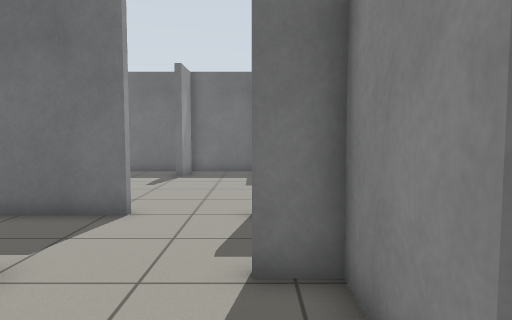
view 1 (above)

14 first-person views from a walk through a Gazebo world. The camera is 0.94 m above the floor, tilts 4° down and sees 70° across. The floor is counted in squares, 0.5 m on a side. Each view is taken from the middle of a square. On the plan, view 1 faces up. The plan holds only what a view shows up to about 18 squares ahead; the rest is blank.

view 2
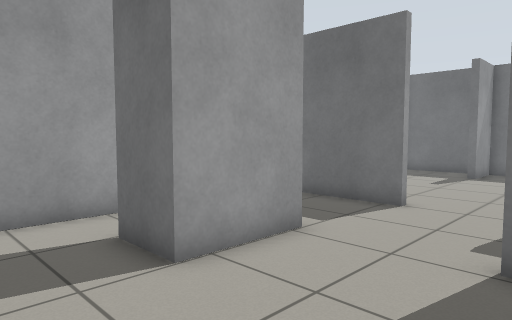

view 3
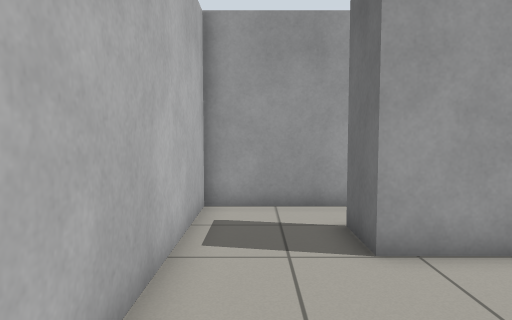

view 4
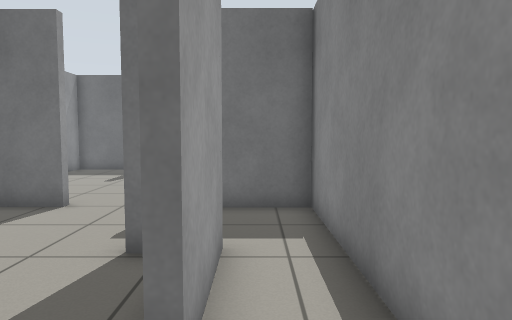

view 5
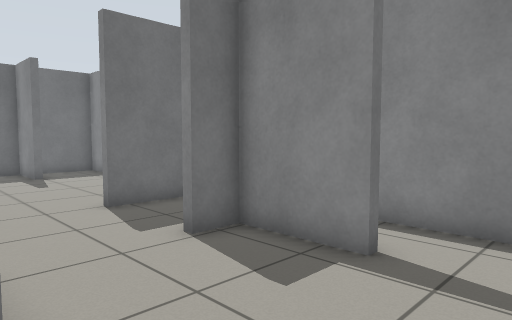

view 6
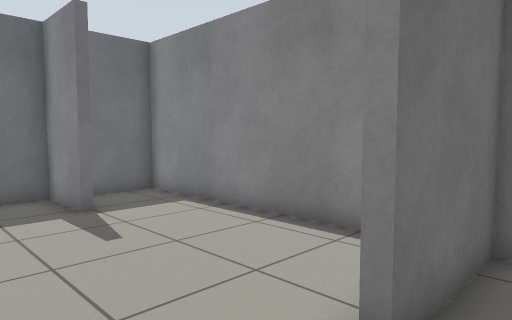

view 7
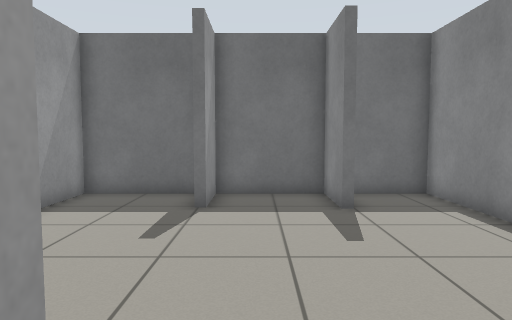

view 8
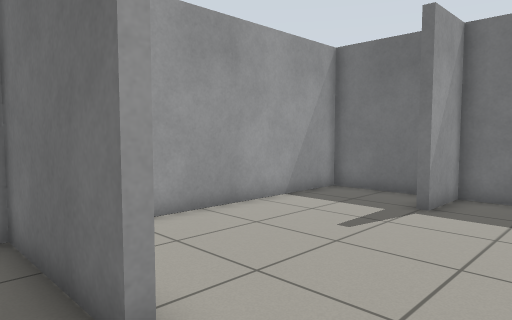

view 9
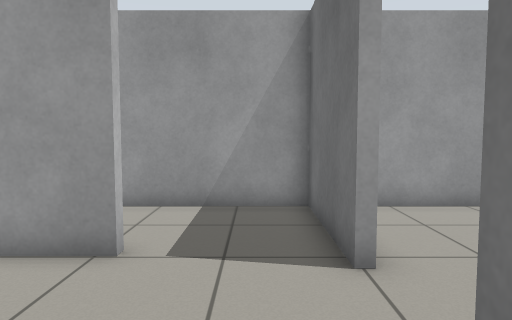

view 10
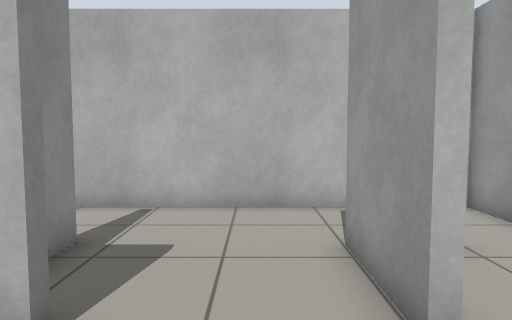

view 11
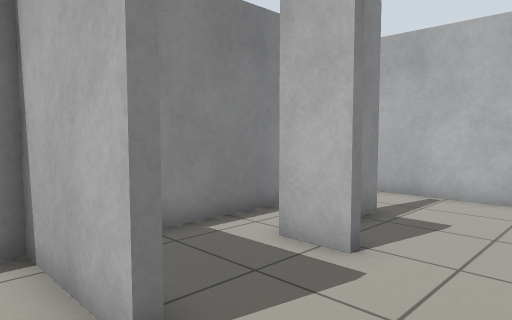

view 12
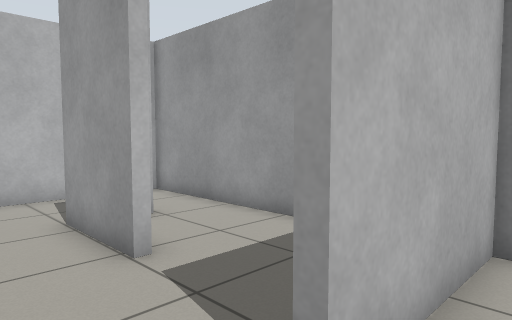

view 13
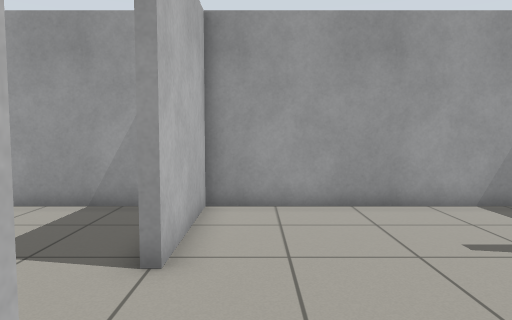

view 14
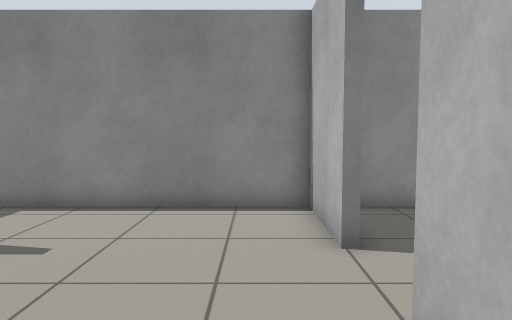

### Floor plan
Ten units are one square. View 1 is at (0, 0); x grows to the right and y downward. Boxes are objects, and circles mark ways between rooms. Rooms are numbered by the first view taken in them; rooms with no view inside come last. Other rooms are left out.
<svg viewBox="-80 -190 120 209">
<path fill="none" stroke="#000" d="M-35 -49 -35 -19 -55 -19M-1 -49 15 -49M12 -16 12 -46 -1 -46M-29 -84 -75 -84 -75 14 16 14M16 -84 -1 -84M15 -49 15 -16M34 -2 34 -81M16 14 28 14M35 -84 16 -84M2 -160 2 -185 -33 -185 -33 -162M-1 -87 35 -87M-39 -185 -75 -185 -75 -87 -29 -87M34 -81 34 -185 10 -185"/>
<circle cx="10" cy="0" r="3" fill="#2a7"/>
<circle cx="5" cy="-65" r="3" fill="#2a7"/>
<circle cx="-15" cy="-80" r="3" fill="#2a7"/>
<text x="-30" y="-30">1</text>
<text x="20" y="-30">2</text>
<text x="-20" y="-130">3</text>
</svg>
Room 1 opens to room 2. Room 1 opens to room 3.

Where each view was taken, in squares from view 1:
view 1: 0 up, 0 right, facing up
view 2: 1 down, 1 right, facing up-left
view 3: 0 up, 2 right, facing left
view 4: 1 down, 2 right, facing up
view 5: 1 down, 4 left, facing up-right
view 6: 7 up, 3 left, facing up-right
view 7: 7 up, 2 left, facing up
view 8: 7 up, 0 right, facing up-left
view 9: 7 up, 2 right, facing left
view 10: 8 up, 2 left, facing down
view 11: 10 up, 3 left, facing down-right
view 12: 10 up, 1 left, facing down-left
view 13: 10 up, 2 right, facing left
view 14: 10 up, 6 left, facing right
